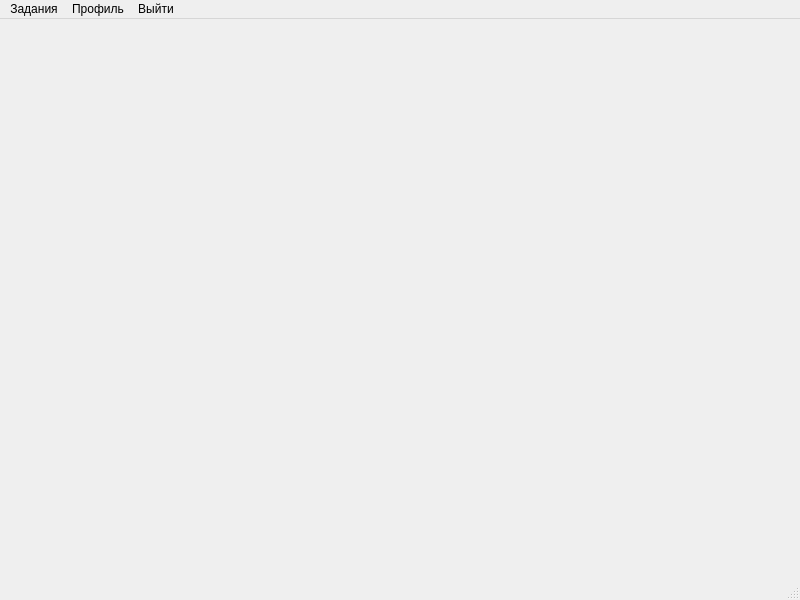
<?xml version="1.0" encoding="UTF-8"?>
<ui version="4.0">
 <class>MainWindow</class>
 <widget class="QMainWindow" name="MainWindow">
  <property name="geometry">
   <rect>
    <x>0</x>
    <y>0</y>
    <width>800</width>
    <height>600</height>
   </rect>
  </property>
  <property name="windowTitle">
   <string>MainWindow</string>
  </property>
  <property name="styleSheet">
   <string notr="true"/>
  </property>
  <widget class="QWidget" name="centralwidget"/>
  <widget class="QMenuBar" name="menubar">
   <property name="geometry">
    <rect>
     <x>0</x>
     <y>0</y>
     <width>800</width>
     <height>25</height>
    </rect>
   </property>
   <widget class="QMenu" name="menu">
    <property name="title">
     <string>Задания</string>
    </property>
   </widget>
   <widget class="QMenu" name="menu_2">
    <property name="title">
     <string>Профиль</string>
    </property>
   </widget>
   <widget class="QMenu" name="menu_3">
    <property name="title">
     <string>Выйти</string>
    </property>
   </widget>
   <addaction name="menu"/>
   <addaction name="menu_2"/>
   <addaction name="menu_3"/>
  </widget>
  <widget class="QStatusBar" name="statusbar"/>
 </widget>
 <resources/>
 <connections/>
</ui>
